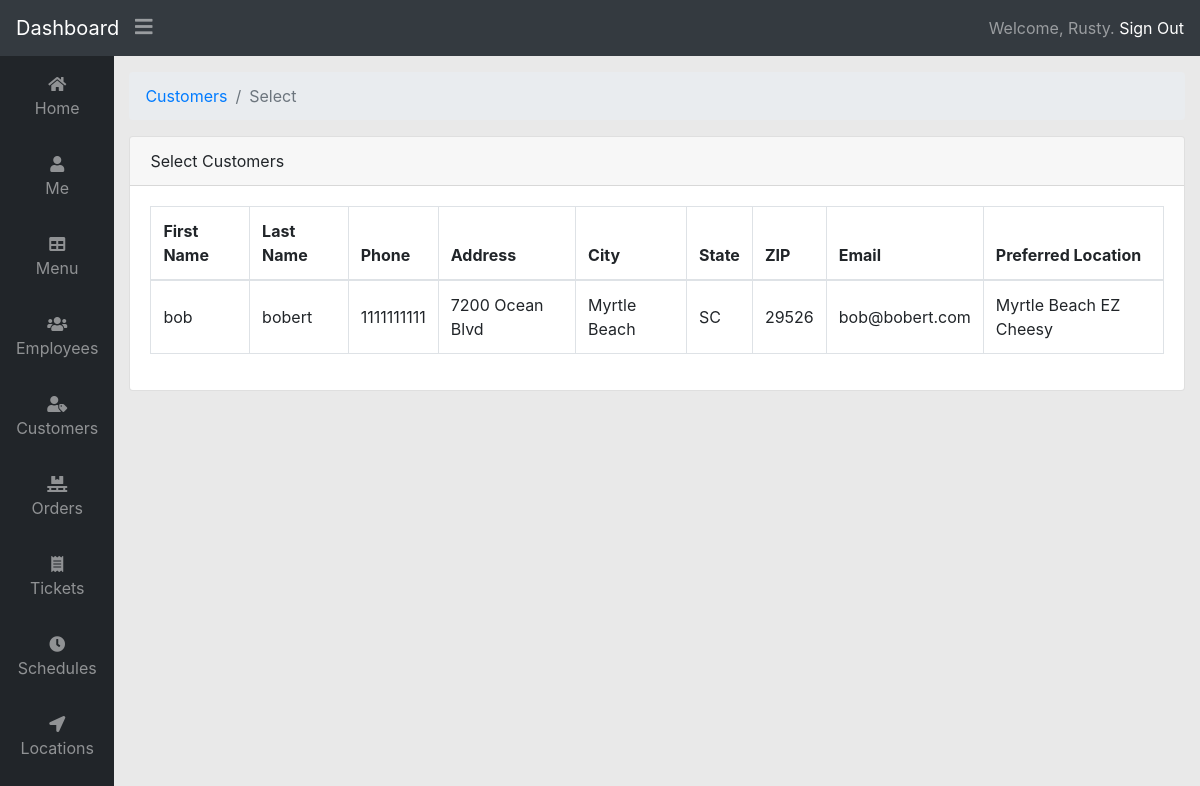
/selectcustomers.php (signed in), run on the app's committed database.
### tables this page shows
CREATE TABLE `customer` (
  `customerkey` int NOT NULL,
  `customerfirstname` varchar(50) NOT NULL,
  `customerlastname` varchar(50) NOT NULL,
  `customerphone` varchar(10) NOT NULL,
  `customeraddress` varchar(255) NOT NULL,
  `customercity` varchar(50) NOT NULL,
  `customerstate` varchar(2) NOT NULL,
  `customerzip` varchar(5) NOT NULL,
  `customeremail` varchar(50) NOT NULL,
  `customerpassword` varchar(255) NOT NULL,
  `locationkey` int NOT NULL
);

CREATE TABLE `locations` (
  `locationkey` int NOT NULL,
  `locationname` varchar(50) NOT NULL,
  `locationaddress` varchar(255) NOT NULL,
  `locationcity` varchar(50) NOT NULL,
  `locationzip` varchar(5) NOT NULL,
  `locationstate` varchar(2) NOT NULL,
  `locationphone` varchar(10) NOT NULL,
  `locationdescription` varchar(255) NOT NULL,
  `locationopen` time DEFAULT NULL,
  `locationclose` time DEFAULT NULL
);

### selectcustomers.php (the view, shortened to what this page needs)
<?php
	require_once 'header.php';
	if ($_SESSION['signedin'] == 1) {
		if (preg_match('/....1.................................../', $_SESSION['permission'])) {
?>
<ol class="breadcrumb">
	<li class="breadcrumb-item"><a href="#">Customers</a></li>
	<li class="breadcrumb-item active">Select</li>
</ol>
<div class="card">
	<div class="card-header">Select Customers</div>
	<div class="card-body">
		<div class="table-responsive">
			<table class="table table-bordered" id="selectcustomersTable" width="100%" cellspacing="0">
				<thead>
					<tr>
						<th>First Name</th>
						<th>Last Name</th>
						<th>Phone</th>
						<th>Address</th>
						<th>City</th>
						<th>State</th>
						<th>ZIP</th>
						<th>Email</th>
						<th>Preferred Location</th>
					</tr>
				</thead>
				<tbody>
					<?php
					$sqlselectc = "SELECT *
					FROM customer
					INNER JOIN locations ON customer.locationkey = locations.locationkey
					ORDER BY customerkey ASC";
					$result = $db->prepare($sqlselectc);
					$result->execute();
						while ( $row = $result-> fetch() )
							{
								echo '<tr><td> ' . $row['customerfirstname'] .
								'</td><td> ' . $row['customerlastname'] . '</td><td> ' . $row['customerphone'] .
								'</td><td> ' . $row['customeraddress'] . '</td><td> ' . $row['customercity'] .
								'</td><td> ' . $row['customerstate'] . '</td><td> ' . $row['customerzip'] .
								'</td><td> ' . $row['customeremail'] . '</td><td> ' . $row['locationname'] . '</td>';
							}
							echo '</tr>';
					?>
				</tbody>
			</table>
		</div>
	</div>
</div>
<?php
} else {
	echo '<p>You do not have permission to view this page</p>';
}
} else {
	echo '<p>You are not signed in. Click <a href="signin.php">here</a> to sign in.</p>';
}
	require_once 'footer.php';
?>

### styles/main.css (style rules this page uses)
body { font-family: -apple-system, BlinkMacSystemFont, "Segoe UI", Roboto, "Helvetica Neue", Arial, "Noto Sans", sans-serif, "Apple Color Emoji", "Segoe UI Emoji", "Segoe UI Symbol", "Noto Color Emoji"; background-color: #e9e9e9; }
td { vertical-align: middle !important; }

### data on the page
customer: customerfirstname "bob", customerlastname "bobert", customerphone "1111111111", customeraddress "7200 Ocean Blvd", customercity "Myrtle Beach", customerstate "SC", customerzip "29526", customeremail "bob@bobert.com", locations.locationname "Myrtle Beach EZ Cheesy"

### other printed values
$_SESSION['employeefirstname'] "Rusty"
